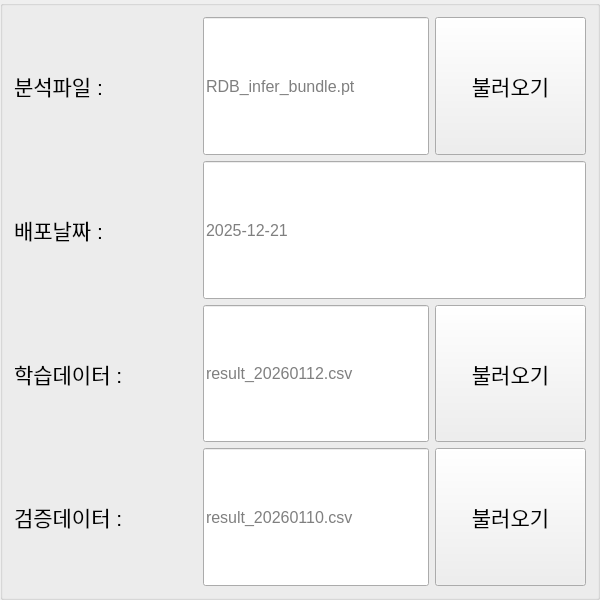
                    <widget class="QGroupBox" name="groupBox_project_model">
                     <property name="sizePolicy">
                      <sizepolicy hsizetype="Minimum" vsizetype="Minimum">
                       <horstretch>0</horstretch>
                       <verstretch>0</verstretch>
                      </sizepolicy>
                     </property>
                     <property name="minimumSize">
                      <size>
                       <width>600</width>
                       <height>600</height>
                      </size>
                     </property>
                     <property name="maximumSize">
                      <size>
                       <width>16777215</width>
                       <height>16777215</height>
                      </size>
                     </property>
                     <property name="font">
                      <font>
                       <family>Segoe UI</family>
                       <pointsize>16</pointsize>
                      </font>
                     </property>
                     <property name="title">
                      <string/>
                     </property>
                     <layout class="QGridLayout" name="gridLayout_13">
                      <item row="3" column="0">
                       <widget class="QLabel" name="label_val_data">
                        <property name="sizePolicy">
                         <sizepolicy hsizetype="Minimum" vsizetype="Minimum">
                          <horstretch>0</horstretch>
                          <verstretch>0</verstretch>
                         </sizepolicy>
                        </property>
                        <property name="minimumSize">
                         <size>
                          <width>183</width>
                          <height>37</height>
                         </size>
                        </property>
                        <property name="font">
                         <font>
                          <family>Segoe UI</family>
                          <pointsize>16</pointsize>
                         </font>
                        </property>
                        <property name="styleSheet">
                         <string notr="true">background : none</string>
                        </property>
                        <property name="text">
                         <string>검증데이터 :</string>
                        </property>
                       </widget>
                      </item>
                      <item row="1" column="0">
                       <widget class="QLabel" name="label_project_process_2">
                        <property name="sizePolicy">
                         <sizepolicy hsizetype="Minimum" vsizetype="Minimum">
                          <horstretch>0</horstretch>
                          <verstretch>0</verstretch>
                         </sizepolicy>
                        </property>
                        <property name="minimumSize">
                         <size>
                          <width>140</width>
                          <height>0</height>
                         </size>
                        </property>
                        <property name="font">
                         <font>
                          <family>Segoe UI</family>
                          <pointsize>16</pointsize>
                         </font>
                        </property>
                        <property name="styleSheet">
                         <string notr="true">background : none</string>
                        </property>
                        <property name="text">
                         <string>배포날짜 :</string>
                        </property>
                       </widget>
                      </item>
                      <item row="3" column="1">
                       <widget class="QLineEdit" name="le_train_validcsv_ml_2">
                        <property name="sizePolicy">
                         <sizepolicy hsizetype="Minimum" vsizetype="Minimum">
                          <horstretch>0</horstretch>
                          <verstretch>0</verstretch>
                         </sizepolicy>
                        </property>
                        <property name="minimumSize">
                         <size>
                          <width>226</width>
                          <height>37</height>
                         </size>
                        </property>
                        <property name="font">
                         <font>
                          <family>Segoe UI</family>
                          <pointsize>12</pointsize>
                         </font>
                        </property>
                        <property name="text">
                         <string/>
                        </property>
                        <property name="readOnly">
                         <bool>true</bool>
                        </property>
                        <property name="placeholderText">
                         <string>result_20260110.csv</string>
                        </property>
                       </widget>
                      </item>
                      <item row="1" column="1" colspan="2">
                       <widget class="QLineEdit" name="le_model_data">
                        <property name="sizePolicy">
                         <sizepolicy hsizetype="Minimum" vsizetype="Minimum">
                          <horstretch>0</horstretch>
                          <verstretch>0</verstretch>
                         </sizepolicy>
                        </property>
                        <property name="minimumSize">
                         <size>
                          <width>226</width>
                          <height>37</height>
                         </size>
                        </property>
                        <property name="font">
                         <font>
                          <family>Segoe UI</family>
                          <pointsize>12</pointsize>
                         </font>
                        </property>
                        <property name="placeholderText">
                         <string>2025-12-21</string>
                        </property>
                       </widget>
                      </item>
                      <item row="2" column="2">
                       <widget class="QPushButton" name="btn_train_traincsv_browse_ml_2">
                        <property name="sizePolicy">
                         <sizepolicy hsizetype="Minimum" vsizetype="Minimum">
                          <horstretch>0</horstretch>
                          <verstretch>0</verstretch>
                         </sizepolicy>
                        </property>
                        <property name="minimumSize">
                         <size>
                          <width>100</width>
                          <height>37</height>
                         </size>
                        </property>
                        <property name="font">
                         <font>
                          <family>Segoe UI</family>
                          <pointsize>16</pointsize>
                         </font>
                        </property>
                        <property name="text">
                         <string>불러오기</string>
                        </property>
                       </widget>
                      </item>
                      <item row="0" column="2">
                       <widget class="QPushButton" name="btn_train_traincsv_load_ml_3">
                        <property name="sizePolicy">
                         <sizepolicy hsizetype="Minimum" vsizetype="Minimum">
                          <horstretch>0</horstretch>
                          <verstretch>0</verstretch>
                         </sizepolicy>
                        </property>
                        <property name="minimumSize">
                         <size>
                          <width>100</width>
                          <height>37</height>
                         </size>
                        </property>
                        <property name="font">
                         <font>
                          <family>Segoe UI</family>
                          <pointsize>16</pointsize>
                         </font>
                        </property>
                        <property name="text">
                         <string>불러오기</string>
                        </property>
                       </widget>
                      </item>
                      <item row="2" column="1">
                       <widget class="QLineEdit" name="le_train_traincsv_ml_2">
                        <property name="sizePolicy">
                         <sizepolicy hsizetype="Minimum" vsizetype="Minimum">
                          <horstretch>0</horstretch>
                          <verstretch>0</verstretch>
                         </sizepolicy>
                        </property>
                        <property name="minimumSize">
                         <size>
                          <width>226</width>
                          <height>37</height>
                         </size>
                        </property>
                        <property name="font">
                         <font>
                          <family>Segoe UI</family>
                          <pointsize>12</pointsize>
                         </font>
                        </property>
                        <property name="readOnly">
                         <bool>true</bool>
                        </property>
                        <property name="placeholderText">
                         <string>result_20260112.csv</string>
                        </property>
                       </widget>
                      </item>
                      <item row="0" column="1">
                       <widget class="QLineEdit" name="le_train_model_name_ml_2">
                        <property name="sizePolicy">
                         <sizepolicy hsizetype="Minimum" vsizetype="Minimum">
                          <horstretch>0</horstretch>
                          <verstretch>0</verstretch>
                         </sizepolicy>
                        </property>
                        <property name="minimumSize">
                         <size>
                          <width>226</width>
                          <height>37</height>
                         </size>
                        </property>
                        <property name="font">
                         <font>
                          <family>Segoe UI</family>
                          <pointsize>12</pointsize>
                         </font>
                        </property>
                        <property name="readOnly">
                         <bool>true</bool>
                        </property>
                        <property name="placeholderText">
                         <string>RDB_infer_bundle.pt</string>
                        </property>
                       </widget>
                      </item>
                      <item row="2" column="0">
                       <widget class="QLabel" name="label_train_data">
                        <property name="sizePolicy">
                         <sizepolicy hsizetype="Minimum" vsizetype="Minimum">
                          <horstretch>0</horstretch>
                          <verstretch>0</verstretch>
                         </sizepolicy>
                        </property>
                        <property name="minimumSize">
                         <size>
                          <width>183</width>
                          <height>37</height>
                         </size>
                        </property>
                        <property name="font">
                         <font>
                          <family>Segoe UI</family>
                          <pointsize>16</pointsize>
                         </font>
                        </property>
                        <property name="styleSheet">
                         <string notr="true">background : none</string>
                        </property>
                        <property name="text">
                         <string>학습데이터 :</string>
                        </property>
                       </widget>
                      </item>
                      <item row="0" column="0">
                       <widget class="QLabel" name="label_model">
                        <property name="sizePolicy">
                         <sizepolicy hsizetype="Minimum" vsizetype="Minimum">
                          <horstretch>0</horstretch>
                          <verstretch>0</verstretch>
                         </sizepolicy>
                        </property>
                        <property name="minimumSize">
                         <size>
                          <width>183</width>
                          <height>37</height>
                         </size>
                        </property>
                        <property name="font">
                         <font>
                          <family>Segoe UI</family>
                          <pointsize>16</pointsize>
                         </font>
                        </property>
                        <property name="styleSheet">
                         <string notr="true">background : none</string>
                        </property>
                        <property name="text">
                         <string>분석파일 :</string>
                        </property>
                       </widget>
                      </item>
                      <item row="3" column="2">
                       <widget class="QPushButton" name="btn_train_validcsv_browse_ml_2">
                        <property name="sizePolicy">
                         <sizepolicy hsizetype="Minimum" vsizetype="Minimum">
                          <horstretch>0</horstretch>
                          <verstretch>0</verstretch>
                         </sizepolicy>
                        </property>
                        <property name="minimumSize">
                         <size>
                          <width>100</width>
                          <height>37</height>
                         </size>
                        </property>
                        <property name="font">
                         <font>
                          <family>Segoe UI</family>
                          <pointsize>16</pointsize>
                         </font>
                        </property>
                        <property name="text">
                         <string>불러오기</string>
                        </property>
                       </widget>
                      </item>
                     </layout>
                    </widget>
